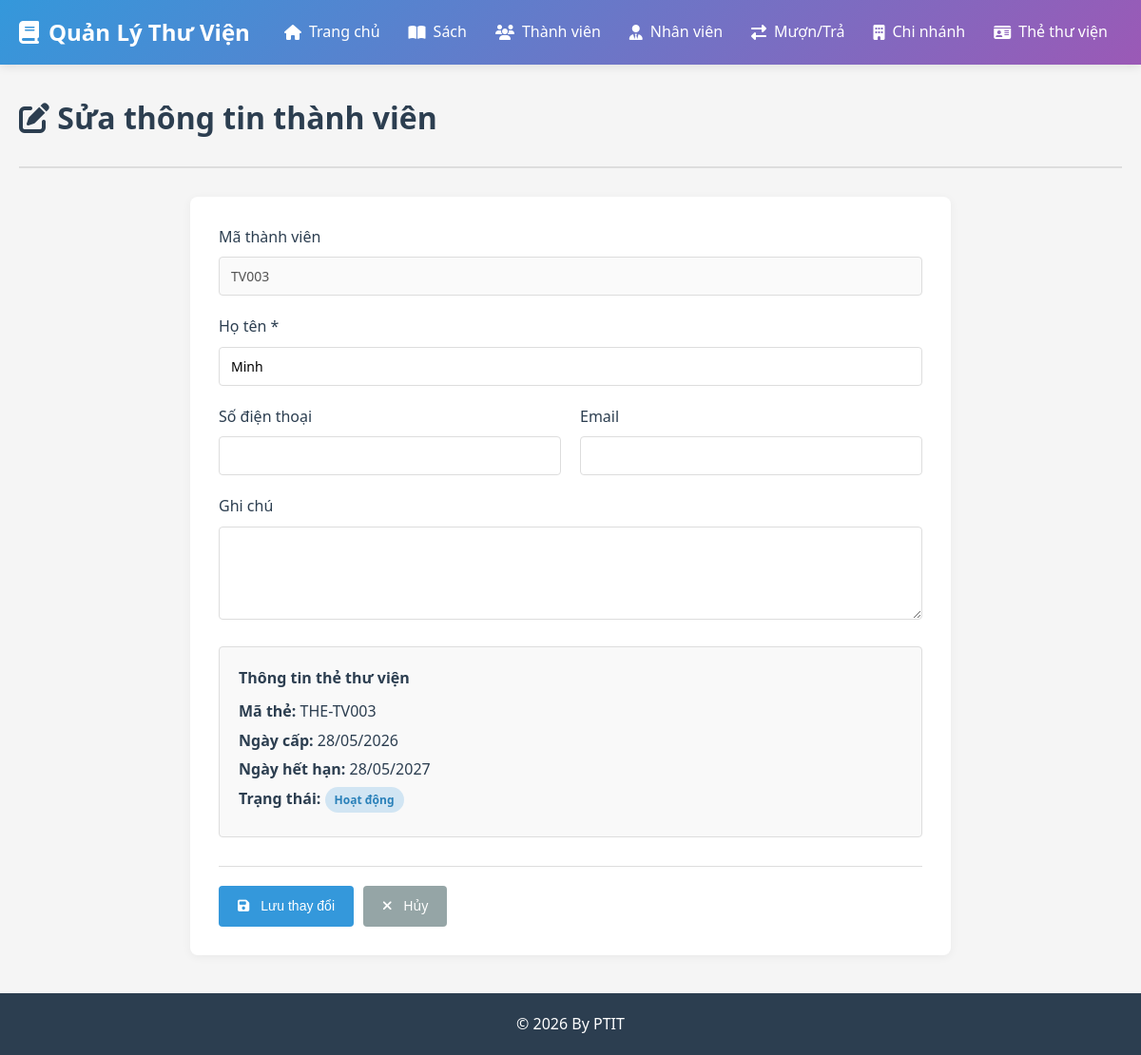
Before: /thanh-vien/TV003/sua with the older database file.
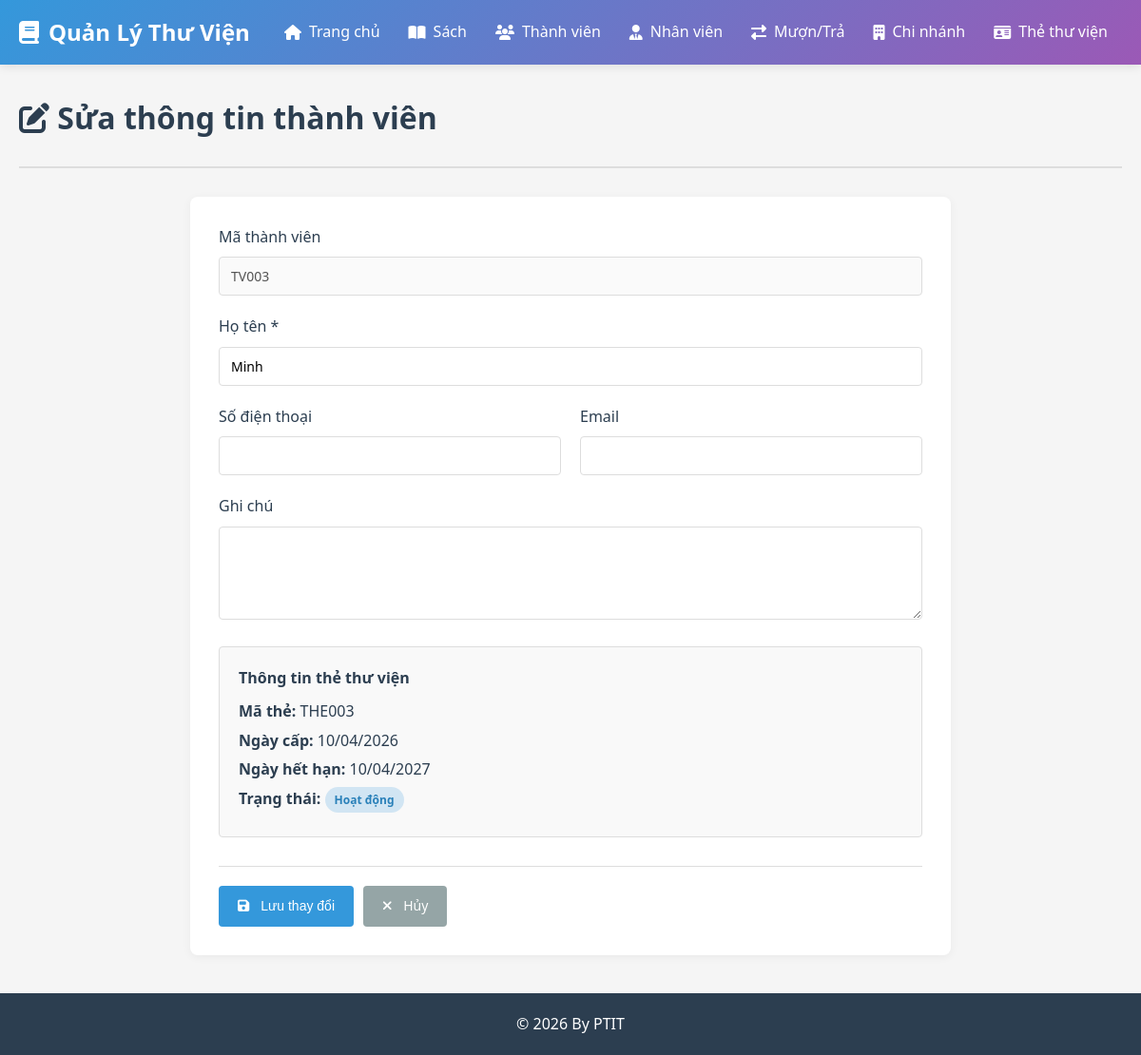
After: the same page with the newer database file.
### app/models/__init__.py (models this page shows, shortened)
class TheThuVien(db.Model):
    __tablename__ = 'the_thu_vien'
    ma_the = db.Column(db.String(10), primary_key=True)
    ma_thanh_vien = db.Column(db.String(10), db.ForeignKey('thanh_vien.ma_thanh_vien'), nullable=False)
    ngay_cap = db.Column(db.Date, default=datetime.now)
    ngay_het_han = db.Column(db.Date, nullable=False)
    trang_thai = db.Column(db.String(50), default='Hoạt động')  # Hoạt động, Hết hạn, Khóa

### app/routes/__init__.py (the view, shortened to what this page needs)
@bp.route('/thanh-vien/<ma_thanh_vien>/sua', methods=['GET', 'POST'])
def sua_thanh_vien(ma_thanh_vien):
    thanh_vien = db.session.get(ThanhVien, ma_thanh_vien)
    if not thanh_vien:
        flash('Không tìm thấy thành viên', 'danger')
        return redirect(url_for('main.danh_sach_thanh_vien'))
    return render_template('thanh_vien/sua.html', thanh_vien=thanh_vien)

### app/templates/thanh_vien/sua.html (shortened to what this page needs)
{% extends "base.html" %}
{% block content %}
<div class="page-header">
    <h1><i class="fas fa-edit"></i> Sửa thông tin thành viên</h1>
</div>
<div class="form-container">
    <form method="POST" class="form">
        <div class="form-group">
            <label for="ma_thanh_vien">Mã thành viên</label>
            <input type="text" id="ma_thanh_vien" value="{{ thanh_vien.ma_thanh_vien }}" disabled>
        </div>
        <div class="form-group">
            <label for="ho_ten">Họ tên *</label>
            <input type="text" id="ho_ten" name="ho_ten" value="{{ thanh_vien.ho_ten }}" required>
        </div>
        <div class="form-row">
            <div class="form-group">
                <label for="sdt">Số điện thoại</label>
                <input type="tel" id="sdt" name="sdt" value="{{ thanh_vien.sdt or '' }}">
            </div>
            <div class="form-group">
                <label for="email">Email</label>
                <input type="email" id="email" name="email" value="{{ thanh_vien.email or '' }}">
            </div>
        </div>
        <div class="form-group">
            <label for="ghi_chu">Ghi chú</label>
            <textarea id="ghi_chu" name="ghi_chu" rows="4">{{ thanh_vien.ghi_chu or '' }}</textarea>
        </div>
        {% if thanh_vien.the_thu_vien %}
        <div class="info-box">
            <h4>Thông tin thẻ thư viện</h4>
            <p><strong>Mã thẻ:</strong> {{ thanh_vien.the_thu_vien.ma_the }}</p>
            <p><strong>Ngày cấp:</strong> {{ thanh_vien.the_thu_vien.ngay_cap.strftime('%d/%m/%Y') }}</p>
            <p><strong>Ngày hết hạn:</strong> {{ thanh_vien.the_thu_vien.ngay_het_han.strftime('%d/%m/%Y') }}</p>
            <p><strong>Trạng thái:</strong> <span class="badge badge-info">{{ thanh_vien.the_thu_vien.trang_thai }}</span></p>
        </div>
        {% endif %}
        <div class="form-actions">
            <button type="submit" class="btn btn-primary">
                <i class="fas fa-save"></i> Lưu thay đổi
            </button>
            <a href="{{ url_for('main.danh_sach_thanh_vien') }}" class="btn btn-secondary">
                <i class="fas fa-times"></i> Hủy
            </a>
        </div>
    </form>
</div>
{% endblock %}

Changed rows visible on the page:
removed TheThuVien: the_thu_vien.ma_the "THE-TV003", the_thu_vien.ngay_cap "28/05/2026", the_thu_vien.ngay_het_han "28/05/2027", the_thu_vien.trang_thai "Hoạt động"
added TheThuVien: the_thu_vien.ma_the "THE003", the_thu_vien.ngay_cap "10/04/2026", the_thu_vien.ngay_het_han "10/04/2027", the_thu_vien.trang_thai "Hoạt động"
